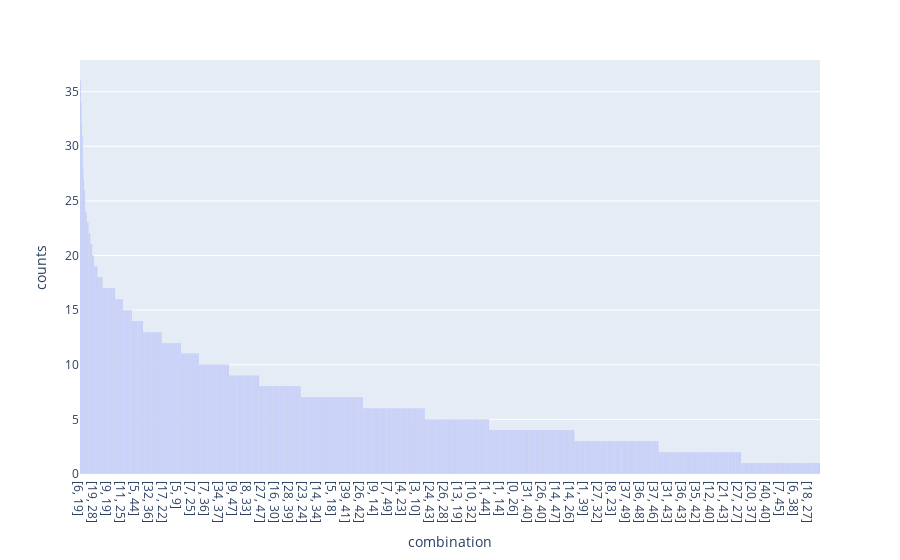

This figure's notebook cell:
### Code cell
import plotly.express as px

fig = px.bar(chart_df, x='combination', y='counts')
fig.write_html("counts-diagram.html")
fig.show()

### Figure 1 — Plotly figure (JSON) as saved in the notebook; plotly's stock layout.template omitted (floating-point values rounded to 4 significant figures; data arrays with more than 128 entries replaced by an {"elided": "..."} marker saying what was removed)
{"data": [{"alignmentgroup": "True", "hovertemplate": "combination=%{x}<br>counts=%{y}<extra></extra>", "legendgroup": "", "marker": {"color": "#636efa", "pattern": {"shape": ""}}, "name": "", "offsetgroup": "", "orientation": "v", "showlegend": false, "textposition": "auto", "type": "bar", "x": {"elided": "1162 str values"}, "xaxis": "x", "y": {"elided": "1162 int values"}, "yaxis": "y"}], "layout": {"barmode": "relative", "legend": {"tracegroupgap": 0}, "margin": {"t": 60}, "xaxis": {"anchor": "y", "domain": [0, 1], "title": {"text": "combination"}}, "yaxis": {"anchor": "x", "domain": [0, 1], "title": {"text": "counts"}}}}
